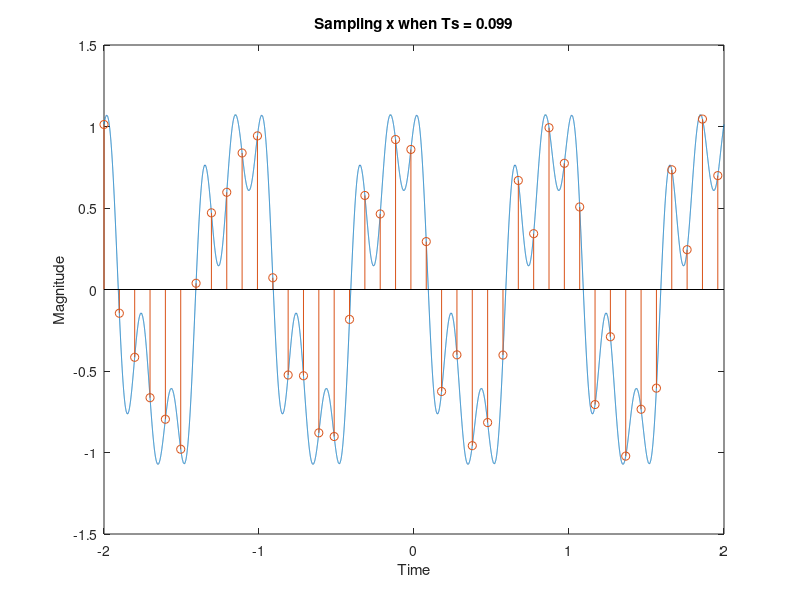

Write MATLAB code to recreate this figure. (Note: this script raises an error after producing the figure.)
D = mod(22103132, 7);
Ts = 0.099;
t_continuous = -2:Ts/1000:2; 
t_sampling = -2:Ts:2;


x = 0.25*cos(2*pi*3*t_continuous+pi/8)+0.4*cos(2*pi*5*t_continuous-1.2)+0.9*cos(2*pi*t_continuous+pi/4);
Xn = 0.25*cos(2*pi*3*t_sampling+pi/8)+0.4*cos(2*pi*5*t_sampling-1.2)+0.9*cos(2*pi*t_sampling+pi/4);


plot(t_continuous,x);
hold on;
stem(t_sampling, Xn);
title("Sampling x when Ts = 0.099");
ylabel("Magnitude");
xlabel("Time");
hold off;

t_continuous = -2:Ts/500:2-Ts/500;

figure;
xR = DtoA(0, Ts, 4, Xn);
plot(t_continuous, xR);
title(" Zero order Recovery of x when Ts = 0.099");
ylabel("Magnitude");
xlabel("Time");

figure;
xR = DtoA(1, Ts, 4, Xn);
plot(t_continuous, xR);
title(" Linear Recovery of x when Ts = 0.099");
ylabel("Magnitude");
xlabel("Time");

figure;
xR = DtoA(2, Ts, 4, Xn);
plot(t_continuous, xR);
title(" Ideal Recovery of x when Ts = 0.099");
ylabel("Magnitude");
xlabel("Time");


function [xR] = DtoA(type,Ts,dur,Xn)
    p = generateInterp(type, Ts, dur);
    l = length(Xn)*500+length(p);
    xR = zeros(1,l );
    for x = 1: length(Xn)
        xR(1+500*(x-1): 500*(x-1) + length(p)) = Xn(x)*p+ xR(1+500*(x-1): 500*(x-1) +length(p));
    end
    xR = xR(250*length(Xn)+1:end-250*length(Xn));
end


function [p]=generateInterp(type,Ts,dur)
    t = -dur/2 : Ts/500 : dur/2 -Ts/500;
    % zero-order
    if type == 0
        p =zeros(1,length(t));
        p(t>=-1/2*Ts & t < 1/2*Ts) = 1;

    % linear
    elseif type == 1
        p = zeros(1, length(t));
        p(t>-Ts & t <Ts) = 1-abs(t(t>-Ts & t < Ts))/Ts;

    % ideal
    elseif type == 2
        p = sin(pi*t/Ts)./ (pi* t/Ts);
        p(t==0) = 1;
    end
end